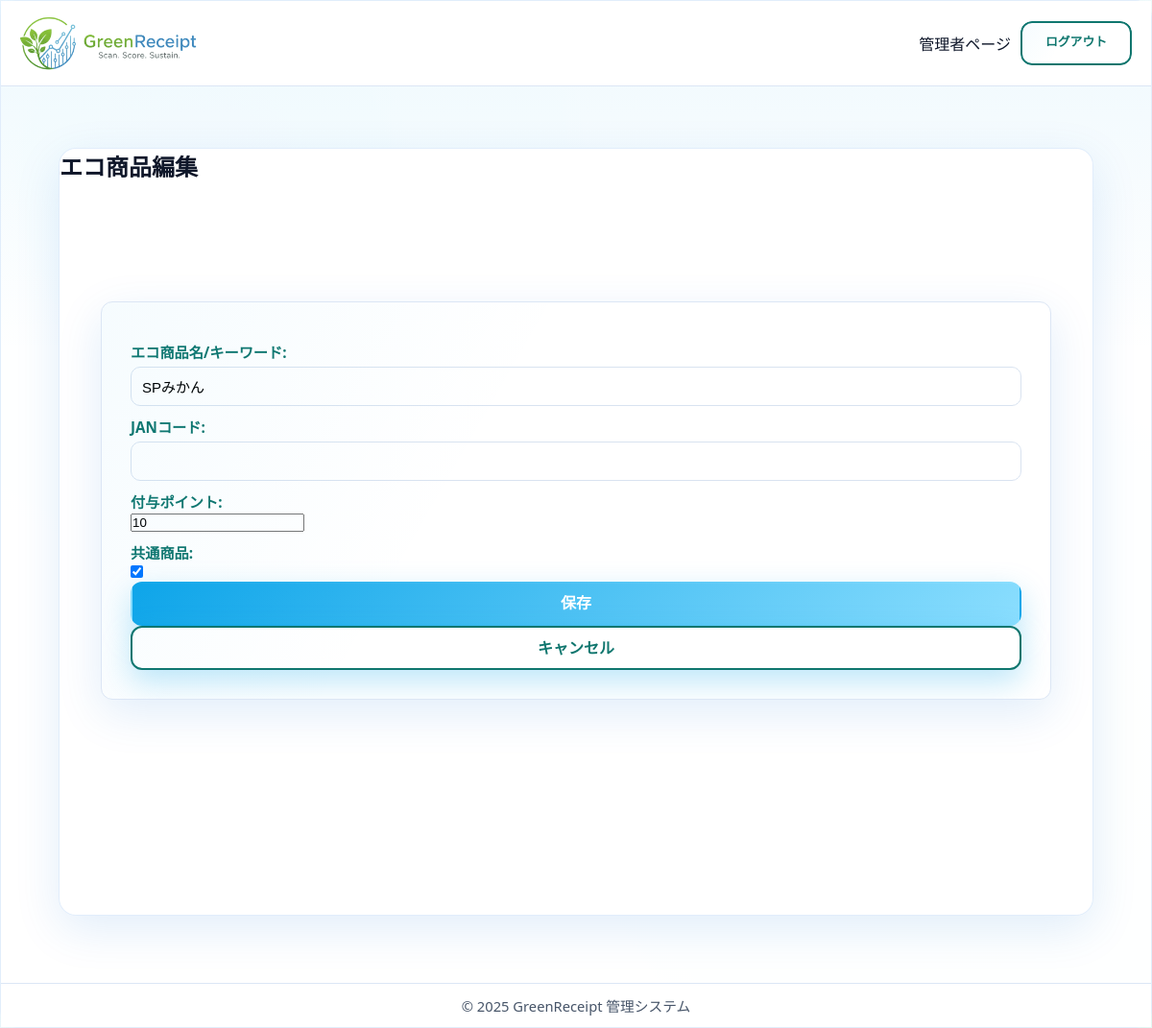
The app's page /staff/ecoproducts/1/edit/ (signed in) with its own data.
### core/models.py (models this page shows, shortened)
class EcoProduct(models.Model):
    name = models.CharField(
        max_length=255, unique=True, verbose_name='エコ商品名/キーワード')
    jan_code = models.CharField(
        max_length=13, blank=True, null=True, unique=True, verbose_name='JANコード',
        validators=[RegexValidator(r'^\d+$', 'JANコードは数字のみ入力してください。')]
        )
    points = models.IntegerField(default=10, verbose_name='付与ポイント', validators=[MinValueValidator(1)])
    store = models.ForeignKey(Store, on_delete=models.CASCADE, null=True, blank=True, verbose_name='店舗')
    remarks = models.TextField(blank=True, verbose_name='備考')
    is_common = models.BooleanField(default=False, verbose_name='共通商品')
    STATUS_CHOICES = [
        ('pending', '申請中'),
        ('approved', '承認済み'),
        ('rejected', '却下'),
    ]
    status = models.CharField(
        max_length=20, choices=STATUS_CHOICES, default='approved', verbose_name='ステータス')
    rejection_reason = models.TextField(blank=True, verbose_name='却下理由')
    updated_at = models.DateTimeField(auto_now=True, verbose_name='更新日時')
    class Meta:
        verbose_name = 'エコ商品'
        verbose_name_plural = 'エコ商品'

### core/views.py (the view)
# urls.py: path("staff/ecoproducts/<int:pk>/edit/", views.EcoProductUpdateView.as_view(), name="ecoproduct_update"),
@method_decorator(staff_member_required, name='dispatch')
class EcoProductUpdateView(UpdateView):
    model = EcoProduct
    form_class = EcoProductForm
    template_name = 'admin/ecoproduct_form.html'
    success_url = reverse_lazy('core:ecoproduct_list')

### core/forms.py
class EcoProductForm(forms.ModelForm):
    class Meta:
        model = EcoProduct
        fields = ['name', 'jan_code', 'points', 'is_common']
        widgets = {
            'jan_code': forms.TextInput(attrs={'pattern': r'\d*', 'inputmode': 'numeric'}),
        }

### core/templates/admin/ecoproduct_form.html (shortened to what this page needs)
{% extends 'admin/admin_base.html' %}
{% block content %}
<div class="container mt-4">
    <h2>エコ商品{% if form.instance.pk %}編集{% else %}作成{% endif %}</h2>
    <form method="post">
        {{ form.as_p }}
        <button type="submit" class="btn btn-primary">保存</button>
        <a href="{% url 'core:ecoproduct_list' %}" class="btn btn-secondary">キャンセル</a>
    </form>
</div>
{% endblock %}

### core/static/css/style.css (style rules this page uses)
:root { --bg-1: #f3f9ff; --bg-2: #f2fff8; --panel: rgba(255, 255, 255, 0.9); --panel-strong: rgba(255, 255, 255, 0.96); --border: rgba(9, 109, 217, 0.12); --shadow: 0 14px 48px rgba(9, 109, 217, 0.12); --shadow-strong: 0 22px 60px rgba(9, 109, 217, 0.18); --text: #0f172a; --muted: #475569; --accent: #79ca69; --accent-2: #0f766e; --success: #22c55e; --danger: #ef4444; --radius-lg: 18px; --radius-md: 12px; --radius-sm: 10px; }
* { box-sizing: border-box; margin: 0; padding: 0; }
html, body { height: 100%; width: 100%; overflow-x: hidden; }
body { font-family: "Poppins", "Segoe UI", "\u30E1\u30A4\u30EA\u30AA", "Hiragino Kaku Gothic ProN", sans-serif; text-align: center; min-height: 100vh; margin: 0; padding-top: 0; color: var(--text); background: radial-gradient(circle at 12% 18%, rgba(14, 165, 233, 0.16), transparent 32%), radial-gradient(circle at 80% 8%, rgba(34, 197, 94, 0.12), transparent 28%), radial-gradient(circle at 76% 72%, rgba(14, 165, 233, 0.12), transparent 32%), linear-gradient(135deg, var(--bg-1), var(--bg-2)); -webkit-font-smoothing: antialiased; -moz-osx-font-smoothing: grayscale; }
.container { width: 100%; max-width: 420px; margin: 0 auto; background: var(--panel); border: 1px solid var(--border); border-radius: 0; min-height: 100vh; display: flex; flex-direction: column; justify-content: flex-start; padding-bottom: calc(var(--nav-h, 64px) + env(safe-area-inset-bottom)); box-shadow: var(--shadow); }
@media (min-width: 768px) { .container { max-width: 960px; border-radius: var(--radius-lg); } }
button, .btn { display: inline-block; background: linear-gradient(135deg, var(--accent), #8bdefe); color: #fff; border: none; border-radius: 14px; font-weight: 700; cursor: pointer; transition: transform 0.25s ease, box-shadow 0.25s ease, filter 0.2s ease; font-size: 1rem; box-shadow: 0 12px 32px rgba(14, 165, 233, 0.28); }
button { padding: 8px 40px; }
.btn { width: 100%; padding: 13px; border-radius: 14px; text-decoration: none; }
:root { --nav-h: 100px; }
form { width: 92%; max-width: 380px; margin: auto; background: var(--panel-strong); border-radius: 18px; padding: 26px 22px; border: 1px solid var(--border); box-shadow: var(--shadow); animation: scaleIn 0.5s ease-out; position: relative; overflow: hidden; }
form::before { content: ""; position: absolute; inset: 0; background: linear-gradient(120deg, rgba(14, 165, 233, 0.04), transparent 40%); pointer-events: none; }
form label { font-weight: 700; color: var(--accent-2); display: block; margin-top: 12px; font-size: 0.95rem; }
input[type="text"], input[type="email"], input[type="password"], input[type="date"], select { width: 100%; padding: 11px; margin-top: 5px; border: 1px solid #d9e3f0; border-radius: 10px; font-size: 15px; transition: all 0.25s ease; background: #fff; }
main p { font-size: 15px; color: var(--muted); font-weight: 500; }
.container, .wrapper, main, form { max-width: 100%; }
.btn-secondary { display: inline-block; background: #fff; border: 2px solid var(--accent-2); color: var(--accent-2); border-radius: 10px; padding: 9px 20px; margin-top: 20px; text-decoration: none; transition: all 0.25s ease; }

### records on screen
EcoProduct: name "SPみかん", points "10", is_common "☑"
